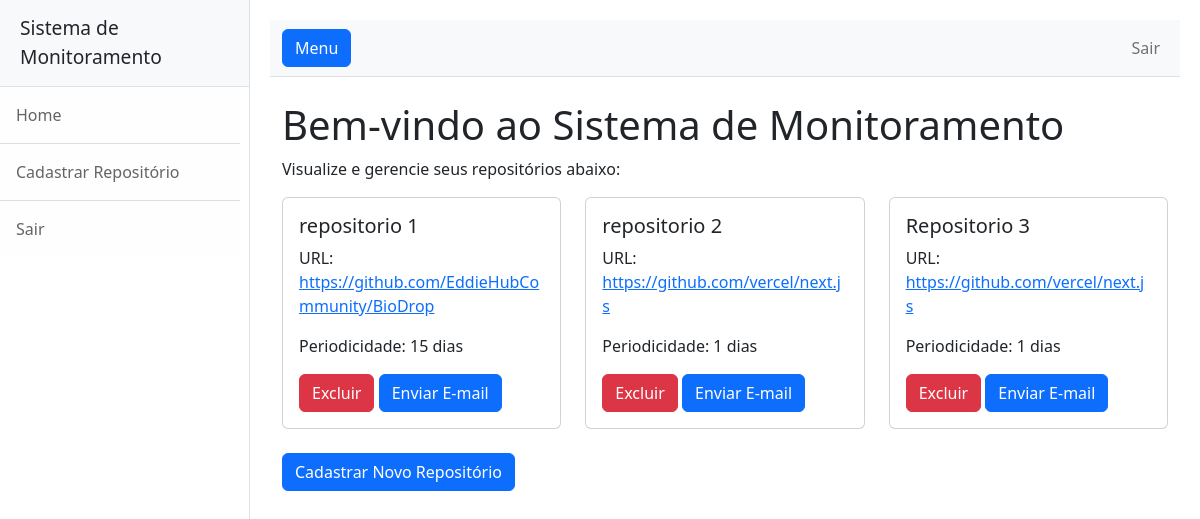
/ (signed in), run on the app's committed database.
### models.py (models this page shows)
class Repositorio(db.Model):
    __tablename__ = 'repositorios'
    id = db.Column(db.Integer, primary_key=True)
    nome = db.Column(db.String(100), nullable=False)
    usuario_id = db.Column(db.Integer, db.ForeignKey('usuarios.id'), nullable=False)
    url = db.Column(db.String(200), nullable=False)
    periodicidade = db.Column(db.Integer, nullable=False)
    ultima_verificacao = db.Column(db.Date)
    usuario = db.relationship('Usuario', backref=db.backref('repositorios', lazy=True))

### app.py (the view)
    def wrap(*args, **kwargs):
        if 'user_id' not in session:
            flash("Faça login para acessar esta página.", "info")
            return redirect(url_for('login'))
        return f(*args, **kwargs)

### app.py (called while the page is built)
def login_required(f):
    def wrap(*args, **kwargs):
        if 'user_id' not in session:
            flash("Faça login para acessar esta página.", "info")
            return redirect(url_for('login'))
        return f(*args, **kwargs)
    wrap.__name__ = f.__name__
    return wrap

@app.route('/')
@login_required
def home():
    repositorios = Repositorio.query.all()
    return render_template('home.html', repositorios=repositorios)

### templates/home.html (shortened to what this page needs)
{% extends "base.html" %}
{% block content %}
    <h1 class="mt-4">Bem-vindo ao Sistema de Monitoramento</h1>
    <p>Visualize e gerencie seus repositórios abaixo:</p>
    <div class="row">
        {% for repo in repositorios %}
        <div class="col-md-4">
            <div class="card mb-4">
                <div class="card-body">
                    <h5 class="card-title">{{ repo.nome }}</h5>
                    <p class="card-text">URL: <a href="{{ repo.url }}" target="_blank">{{ repo.url }}</a></p>
                    <p class="card-text">Periodicidade: {{ repo.periodicidade }} dias</p>
                    <form action="{{ url_for('delete_repo', id=repo.id) }}" method="POST" style="display:inline;">
                        <button type="submit" class="btn btn-danger">Excluir</button>
                    </form>
                    <form action="{{ url_for('send_email', id=repo.id) }}" method="POST" style="display:inline;">
                        <button type="submit" class="btn btn-primary">Enviar E-mail</button>
                    </form>
                </div>
            </div>
        </div>
        {% endfor %}
    </div>
    <a href="{{ url_for('register_repo') }}" class="btn btn-primary">Cadastrar Novo Repositório</a>
{% endblock %}

### templates/base.html (shortened to what this page needs)
<!DOCTYPE html>
<html lang="pt-br">
<head>
    <link rel="stylesheet" href="{{ url_for('static', filename='css/styles.css') }}">
    <link href="https://cdn.jsdelivr.net/npm/bootstrap@5.2.3/dist/css/bootstrap.min.css" rel="stylesheet">
</head>
<body>
    <div class="d-flex" id="wrapper">
        {% if not disable_sidebar %}
        <div class="border-end bg-white" id="sidebar-wrapper" class="hidden">
            <div class="sidebar-heading border-bottom bg-light">Sistema de Monitoramento</div>
            <div class="list-group list-group-flush">
                <a class="list-group-item list-group-item-action list-group-item-light p-3" href="{{ url_for('home') }}">Home</a>
                <a class="list-group-item list-group-item-action list-group-item-light p-3" href="{{ url_for('register_repo') }}">Cadastrar Repositório</a>
                <a class="list-group-item list-group-item-action list-group-item-light p-3" href="{{ url_for('logout') }}">Sair</a>
            </div>
        </div>
        {% endif %}
        <div id="page-content-wrapper">
            {% if not disable_navbar %}
            <nav class="navbar navbar-expand-lg navbar-light bg-light border-bottom">
                <div class="container-fluid">
                    {% if not disable_sidebar %}
                    <button class="btn btn-primary" id="sidebarToggle">Menu</button>
                    {% endif %}
                    <div class="collapse navbar-collapse" id="navbarSupportedContent">
                        {% if not disable_sidebar %}
                        <ul class="navbar-nav ms-auto mt-2 mt-lg-0">
                            <li class="nav-item">
                                <a class="nav-link" href="{{ url_for('logout') }}">Sair</a>
                            </li>
                        </ul>
                        {% endif %}
                    </div>
                </div>
            </nav>
            {% endif %}
            <div class="container-fluid">
                {% block content %}{% endblock %}
            </div>
        </div>
    </div>
</body>
</html>

### data on the page
Repositorio: nome "repositorio 1", url "https://github.com/EddieHubCommunity/BioDrop", periodicidade "15"
Repositorio: nome "repositorio 2", url "https://github.com/vercel/next.js", periodicidade "1"
Repositorio: nome "Repositorio 3", url "https://github.com/vercel/next.js", periodicidade "1"
